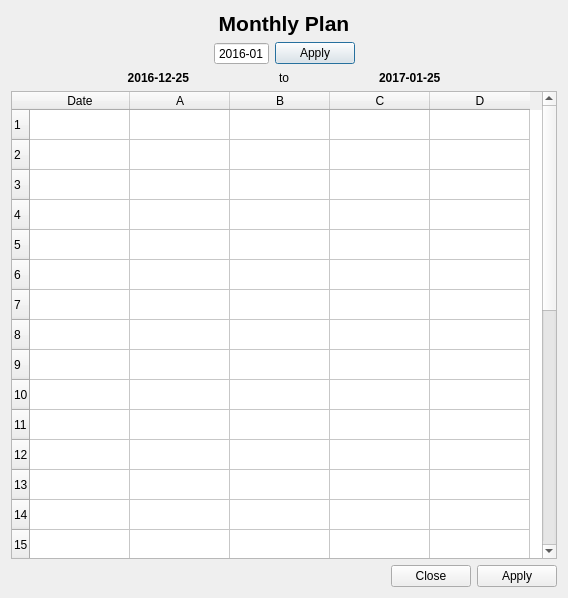
<?xml version="1.0" encoding="UTF-8"?>
<ui version="4.0">
 <class>Dialog</class>
 <widget class="QDialog" name="Dialog">
  <property name="geometry">
   <rect>
    <x>0</x>
    <y>0</y>
    <width>568</width>
    <height>598</height>
   </rect>
  </property>
  <property name="windowTitle">
   <string>Monthly Plan</string>
  </property>
  <layout class="QVBoxLayout" name="verticalLayout">
   <item>
    <widget class="QLabel" name="label">
     <property name="text">
      <string>&lt;html&gt;&lt;head/&gt;&lt;body&gt;&lt;p&gt;&lt;span style=&quot; font-size:16pt; font-weight:600;&quot;&gt;Monthly Plan&lt;/span&gt;&lt;/p&gt;&lt;/body&gt;&lt;/html&gt;</string>
     </property>
     <property name="alignment">
      <set>Qt::AlignCenter</set>
     </property>
    </widget>
   </item>
   <item>
    <layout class="QHBoxLayout" name="horizontalLayout">
     <item>
      <spacer name="horizontalSpacer">
       <property name="orientation">
        <enum>Qt::Horizontal</enum>
       </property>
       <property name="sizeHint" stdset="0">
        <size>
         <width>40</width>
         <height>20</height>
        </size>
       </property>
      </spacer>
     </item>
     <item>
      <widget class="QDateEdit" name="dateEdit">
       <property name="maximumSize">
        <size>
         <width>16777208</width>
         <height>16777215</height>
        </size>
       </property>
       <property name="autoFillBackground">
        <bool>false</bool>
       </property>
       <property name="alignment">
        <set>Qt::AlignCenter</set>
       </property>
       <property name="buttonSymbols">
        <enum>QAbstractSpinBox::NoButtons</enum>
       </property>
       <property name="dateTime">
        <datetime>
         <hour>0</hour>
         <minute>0</minute>
         <second>0</second>
         <year>2016</year>
         <month>1</month>
         <day>1</day>
        </datetime>
       </property>
       <property name="maximumDate">
        <date>
         <year>2021</year>
         <month>12</month>
         <day>31</day>
        </date>
       </property>
       <property name="minimumDate">
        <date>
         <year>2016</year>
         <month>1</month>
         <day>1</day>
        </date>
       </property>
       <property name="displayFormat">
        <string>yyyy-MM</string>
       </property>
       <property name="calendarPopup">
        <bool>false</bool>
       </property>
      </widget>
     </item>
     <item>
      <widget class="QPushButton" name="pushButton">
       <property name="text">
        <string>Apply</string>
       </property>
       <property name="icon">
        <iconset>
         <normalon>:/Images/red-sign-black-green-icon-right-blue-mark.png</normalon>
        </iconset>
       </property>
      </widget>
     </item>
     <item>
      <spacer name="horizontalSpacer_2">
       <property name="orientation">
        <enum>Qt::Horizontal</enum>
       </property>
       <property name="sizeHint" stdset="0">
        <size>
         <width>40</width>
         <height>20</height>
        </size>
       </property>
      </spacer>
     </item>
    </layout>
   </item>
   <item>
    <layout class="QHBoxLayout" name="horizontalLayout_2">
     <item>
      <widget class="QLabel" name="label_4">
       <property name="text">
        <string>&lt;html&gt;&lt;head/&gt;&lt;body&gt;&lt;p&gt;&lt;span style=&quot; font-weight:600;&quot;&gt;2016-12-25&lt;/span&gt;&lt;/p&gt;&lt;/body&gt;&lt;/html&gt;</string>
       </property>
       <property name="alignment">
        <set>Qt::AlignRight|Qt::AlignTrailing|Qt::AlignVCenter</set>
       </property>
      </widget>
     </item>
     <item>
      <widget class="QLabel" name="label_3">
       <property name="text">
        <string>to</string>
       </property>
       <property name="alignment">
        <set>Qt::AlignCenter</set>
       </property>
      </widget>
     </item>
     <item>
      <widget class="QLabel" name="label_2">
       <property name="text">
        <string>&lt;html&gt;&lt;head/&gt;&lt;body&gt;&lt;p&gt;&lt;span style=&quot; font-weight:600;&quot;&gt;2017-01-25&lt;/span&gt;&lt;/p&gt;&lt;/body&gt;&lt;/html&gt;</string>
       </property>
       <property name="alignment">
        <set>Qt::AlignLeading|Qt::AlignLeft|Qt::AlignVCenter</set>
       </property>
      </widget>
     </item>
    </layout>
   </item>
   <item>
    <widget class="QTableWidget" name="tableWidget">
     <property name="rowCount">
      <number>30</number>
     </property>
     <row/>
     <row/>
     <row/>
     <row/>
     <row/>
     <row/>
     <row/>
     <row/>
     <row/>
     <row/>
     <row/>
     <row/>
     <row/>
     <row/>
     <row/>
     <row/>
     <row/>
     <row/>
     <row/>
     <row/>
     <row/>
     <row/>
     <row/>
     <row/>
     <row/>
     <row/>
     <row/>
     <row/>
     <row/>
     <row/>
     <column>
      <property name="text">
       <string>Date</string>
      </property>
     </column>
     <column>
      <property name="text">
       <string>A</string>
      </property>
     </column>
     <column>
      <property name="text">
       <string>B</string>
      </property>
     </column>
     <column>
      <property name="text">
       <string>C</string>
      </property>
     </column>
     <column>
      <property name="text">
       <string>D</string>
      </property>
     </column>
    </widget>
   </item>
   <item>
    <widget class="QDialogButtonBox" name="buttonBox">
     <property name="orientation">
      <enum>Qt::Horizontal</enum>
     </property>
     <property name="standardButtons">
      <set>QDialogButtonBox::Apply|QDialogButtonBox::Close</set>
     </property>
     <property name="centerButtons">
      <bool>false</bool>
     </property>
    </widget>
   </item>
  </layout>
 </widget>
 <resources>
  <include location="rersource.qrc"/>
 </resources>
 <connections>
  <connection>
   <sender>buttonBox</sender>
   <signal>accepted()</signal>
   <receiver>Dialog</receiver>
   <slot>accept()</slot>
   <hints>
    <hint type="sourcelabel">
     <x>248</x>
     <y>254</y>
    </hint>
    <hint type="destinationlabel">
     <x>157</x>
     <y>274</y>
    </hint>
   </hints>
  </connection>
  <connection>
   <sender>buttonBox</sender>
   <signal>rejected()</signal>
   <receiver>Dialog</receiver>
   <slot>reject()</slot>
   <hints>
    <hint type="sourcelabel">
     <x>316</x>
     <y>260</y>
    </hint>
    <hint type="destinationlabel">
     <x>286</x>
     <y>274</y>
    </hint>
   </hints>
  </connection>
 </connections>
</ui>
